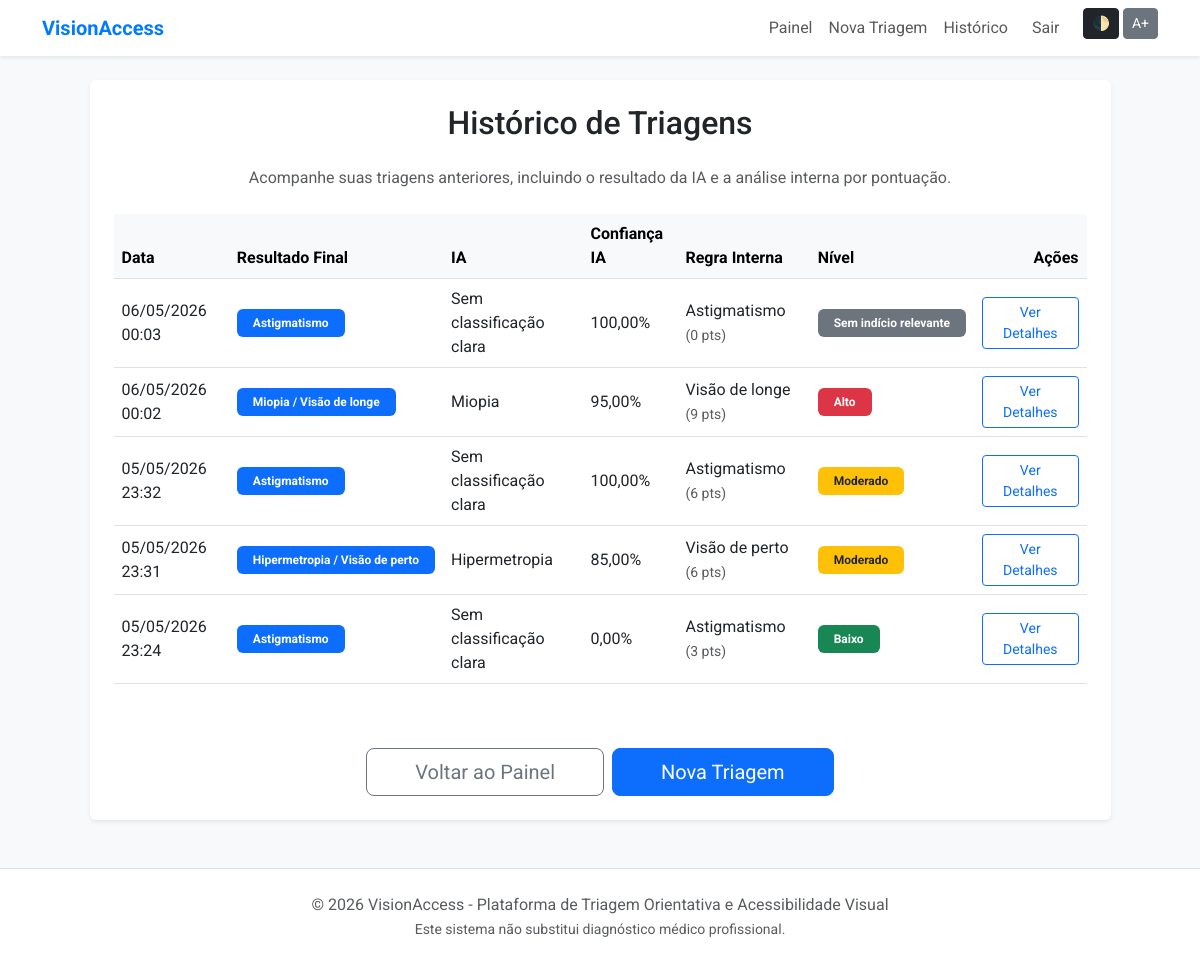
The app's page /historico.php (signed in) with its own data.
### tables this page shows
CREATE TABLE `resultado` (
  `id_resultado` int(11) NOT NULL,
  `id_triagem` int(11) NOT NULL,
  `classificacao_ia` varchar(100) DEFAULT NULL,
  `confianca_ia` decimal(5,2) DEFAULT NULL,
  `descricao_ia` text DEFAULT NULL,
  `resposta_ia` longtext DEFAULT NULL CHECK (json_valid(`resposta_ia`)),
  `classificacao_interna` varchar(100) DEFAULT NULL,
  `pontuacao_interna` int(11) DEFAULT NULL,
  `nivel_risco` varchar(50) DEFAULT NULL,
  `resultado_final` varchar(150) DEFAULT NULL,
  `descricao_resultado` text DEFAULT NULL,
  `data_resultado` timestamp NOT NULL DEFAULT current_timestamp()
);

CREATE TABLE `triagem` (
  `id_triagem` int(11) NOT NULL,
  `id_usuario` int(11) NOT NULL,
  `descricao_texto` text NOT NULL,
  `data_triagem` timestamp NOT NULL DEFAULT current_timestamp()
);

### historico.php (the view, shortened to what this page needs)
<?php
require_once 'includes/db_connect.php';
include 'includes/header.php';
$stmt = $pdo->prepare("
    SELECT
        t.id_triagem,
        t.data_triagem,
        r.resultado_final,
        r.classificacao_ia,
        r.confianca_ia,
        r.classificacao_interna,
        r.pontuacao_interna,
        r.nivel_risco
    FROM triagem t
    LEFT JOIN resultado r ON t.id_triagem = r.id_triagem
    WHERE t.id_usuario = ?
    ORDER BY t.data_triagem DESC
");
$stmt->execute([$_SESSION['user_id']]);
$triagens = $stmt->fetchAll(PDO::FETCH_ASSOC);
?>
<div class="row justify-content-center">
    <div class="col-md-11">
        <div class="card shadow-sm border-0">
            <div class="card-body p-4">
                <h2 class="text-center mb-4">Histórico de Triagens</h2>
                <p class="text-muted text-center mb-4">
                    Acompanhe suas triagens anteriores, incluindo o resultado da IA e a análise interna por pontuação.
                </p>
                <?php if (empty($triagens)): ?>
                    <div class="alert alert-info text-center py-5">
                        <p class="lead mb-4">Você ainda não realizou nenhuma triagem.</p>
                        <a href="triagem.php" class="btn btn-primary btn-lg px-5">Realizar Minha Primeira Triagem</a>
                    </div>
                <?php else: ?>
                    <div class="table-responsive">
                        <table class="table table-hover align-middle">
                            <thead class="table-light">
                                <tr>
                                    <th>Data</th>
                                    <th>Resultado Final</th>
                                    <th>IA</th>
                                    <th>Confiança IA</th>
                                    <th>Regra Interna</th>
                                    <th>Nível</th>
                                    <th class="text-end">Ações</th>
                                </tr>
                            </thead>
                            <tbody>
                                <?php foreach ($triagens as $triagem): ?>
                                    <tr>
                                        <td>
                                            <?php echo date('d/m/Y H:i', strtotime($triagem['data_triagem'])); ?>
                                        </td>
                                        <td>
                                            <?php if (!empty($triagem['resultado_final'])): ?>
                                                <span class="badge bg-primary px-3 py-2">
                                                    <?php echo htmlspecialchars($triagem['resultado_final']); ?>
                                                </span>
                                            <?php else: ?>
                                                <span class="badge bg-warning text-dark px-3 py-2">Pendente</span>
                                            <?php endif; ?>
                                        </td>
                                        <td>
                                            <?php if (!empty($triagem['classificacao_ia'])): ?>
                                                <?php echo htmlspecialchars($triagem['classificacao_ia']); ?>
                                            <?php else: ?>
                                                -
                                            <?php endif; ?>
                                        </td>
                                        <td>
                                            <?php if ($triagem['confianca_ia'] !== null && $triagem['confianca_ia'] !== ''): ?>
                                                <?php echo number_format((float)$triagem['confianca_ia'], 2, ',', '.'); ?>%
                                            <?php else: ?>
                                                -
                                            <?php endif; ?>
                                        </td>
                                        <td>
                                            <?php if (!empty($triagem['classificacao_interna'])): ?>
                                                <?php echo htmlspecialchars($triagem['classificacao_interna']); ?>
                                                <?php if ($triagem['pontuacao_interna'] !== null && $triagem['pontuacao_interna'] !== ''): ?>
                                                    <small class="text-muted">
                                                        (<?php echo (int)$triagem['pontuacao_interna']; ?> pts)
                                                    </small>
                                                <?php endif; ?>
                                            <?php else: ?>
                                                -
                                            <?php endif; ?>
                                        </td>
                                        <td>
                                            <?php if (!empty($triagem['nivel_risco'])): ?>
                                                <?php
                                                    $classeNivel = 'bg-secondary';
                                                    $nivel = mb_strtolower($triagem['nivel_risco'], 'UTF-8');
                                                    if ($nivel === 'alto') {
                                                        $classeNivel = 'bg-danger';
                                                    } elseif ($nivel === 'moderado') {
                                                        $classeNivel = 'bg-warning text-dark';
                                                    } elseif ($nivel === 'baixo') {
                                                        $classeNivel = 'bg-success';
                                                    }
                                                ?>
                                                <span class="badge <?php echo $classeNivel; ?> px-3 py-2">
                                                    <?php echo htmlspecialchars($triagem['nivel_risco']); ?>
                                                </span>
                                            <?php else: ?>
                                                -
                                            <?php endif; ?>
                                        </td>
                                        <td class="text-end">
                                            <a href="resultado.php?id=<?php echo (int)$triagem['id_triagem']; ?>" class="btn btn-sm btn-outline-primary px-3">
                                                Ver Detalhes
                                            </a>
                                        </td>
                                    </tr>
                                <?php endforeach; ?>
                            </tbody>
                        </table>
                    </div>
                <?php endif; ?>
                <div class="d-grid gap-2 d-md-flex justify-content-md-center mt-5">
                    <a href="dashboard.php" class="btn btn-outline-secondary btn-lg px-5">Voltar ao Painel</a>
                    <a href="triagem.php" class="btn btn-primary btn-lg px-5">Nova Triagem</a>
                </div>
            </div>
        </div>
    </div>
</div>
<?php include 'includes/footer.php'; ?>

### includes/header.php (shortened to what this page needs)
<!DOCTYPE html>
<html lang="pt-br">
<head>
    <link href="https://cdn.jsdelivr.net/npm/bootstrap@5.3.0/dist/css/bootstrap.min.css" rel="stylesheet">
    <link rel="stylesheet" href="assets/css/style.css">
</head>
<body class="bg-custom">
    <nav class="navbar navbar-expand-lg navbar-light bg-white shadow-sm mb-4">
        <div class="container">
            <a class="navbar-brand" href="index.php">VisionAccess</a>
            <div class="collapse navbar-collapse" id="navbarNav">
                <ul class="navbar-nav ms-auto">
                    <?php if (isset($_SESSION['user_id'])): ?>
                        <li class="nav-item"><a class="nav-link" href="dashboard.php">Painel</a></li>
                        <li class="nav-item"><a class="nav-link" href="triagem.php">Nova Triagem</a></li>
                        <li class="nav-item"><a class="nav-link" href="historico.php">Histórico</a></li>
                        <li class="nav-item"><a class="nav-link btn btn-outline-danger btn-sm ms-lg-2" href="php/auth.php?action=logout">Sair</a></li>
                    <?php else: ?>
                        <li class="nav-item"><a class="nav-link" href="index.php">Login</a></li>
                        <li class="nav-item"><a class="nav-link" href="cadastro.php">Cadastrar</a></li>
                    <?php endif; ?>
                    <li class="nav-item ms-lg-3">
                        <button id="toggle-contrast" class="btn btn-sm btn-dark" title="Alto Contraste">🌓</button>
                        <button id="increase-font" class="btn btn-sm btn-secondary" title="Aumentar Fonte">A+</button>
                    </li>
                </ul>
            </div>
        </div>
    </nav>
    <main class="container">

### includes/footer.php (shortened to what this page needs)
    </main>
    <footer class="bg-white text-center py-4 mt-5 border-top">
        <div class="container">
            <p class="text-muted mb-0">&copy; 2026 VisionAccess - Plataforma de Triagem Orientativa e Acessibilidade Visual</p>
            <small class="text-muted">Este sistema não substitui diagnóstico médico profissional.</small>
        </div>
    </footer>
</body>
</html>

### assets/css/style.css (style rules this page uses)
html, body { height: 100%; margin: 0; }
body { font-family: 'Roboto', sans-serif; display: flex; flex-direction: column; }
.navbar-brand { font-weight: bold; color: #007bff; }
.bg-custom { background-color: #f8f9fa; }
main { flex: 1; }

### records on screen
resultado: id_triagem.data_triagem "06/05/2026 00:03", resultado_final "Astigmatismo", classificacao_ia "Sem classificação clara", confianca_ia "100,00", classificacao_interna "Astigmatismo", pontuacao_interna "0", nivel_risco "Sem indício relevante"
resultado: id_triagem.data_triagem "06/05/2026 00:02", resultado_final "Miopia / Visão de longe", classificacao_ia "Miopia", confianca_ia "95,00", classificacao_interna "Visão de longe", pontuacao_interna "9", nivel_risco "Alto"
resultado: id_triagem.data_triagem "05/05/2026 23:32", resultado_final "Astigmatismo", classificacao_ia "Sem classificação clara", confianca_ia "100,00", classificacao_interna "Astigmatismo", pontuacao_interna "6", nivel_risco "Moderado"
resultado: id_triagem.data_triagem "05/05/2026 23:31", resultado_final "Hipermetropia / Visão de perto", classificacao_ia "Hipermetropia", confianca_ia "85,00", classificacao_interna "Visão de perto", pontuacao_interna "6", nivel_risco "Moderado"
resultado: id_triagem.data_triagem "05/05/2026 23:24", resultado_final "Astigmatismo", classificacao_ia "Sem classificação clara", confianca_ia "0,00", classificacao_interna "Astigmatismo", pontuacao_interna "3", nivel_risco "Baixo"
